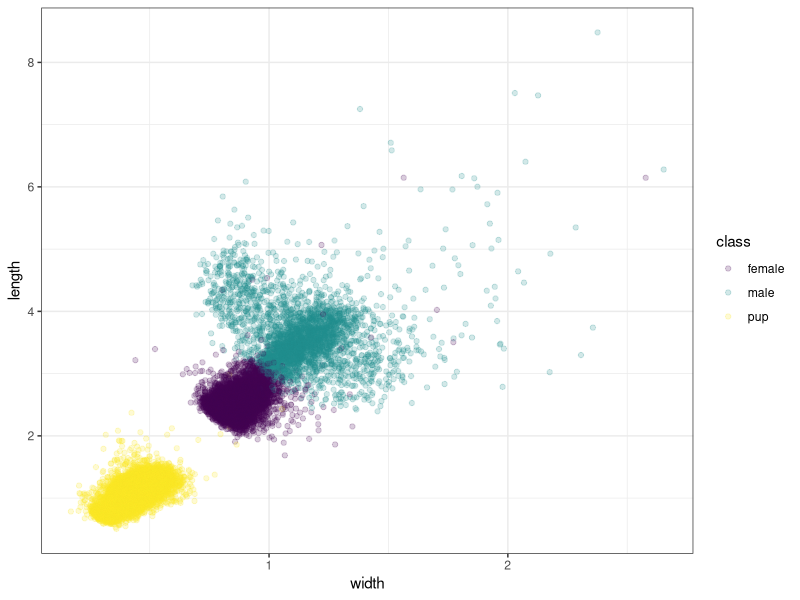
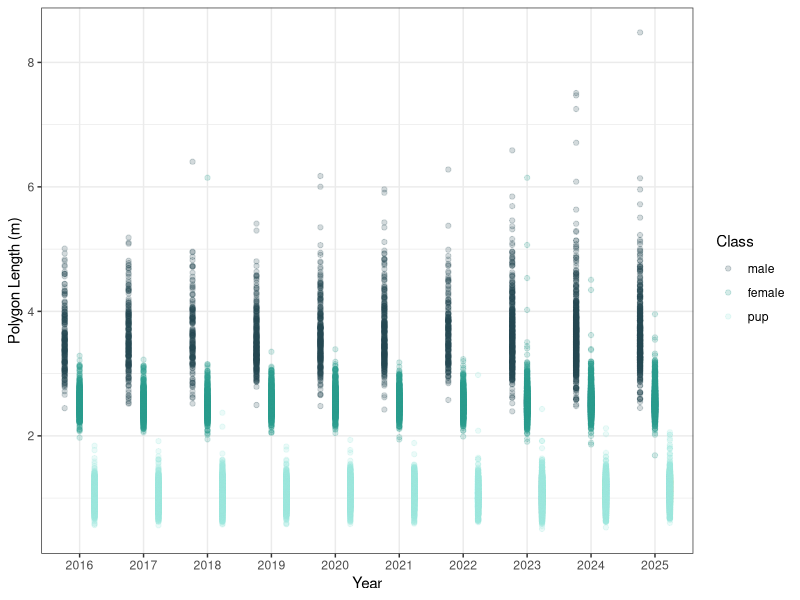

Recreate these plots in R, in order.
## ---- chunk 1
#| output: false
##Packages!!====================================================================
library(tidyverse)
library(here)

#the files======================================================================
drone=read_csv(here::here("data/raw/Universal Project Data/uasdata.csv"))
ocean=read_csv(here::here("data/raw/Universal Project Data/oce.indices.csv"))
procedure=read_csv(here::here("data/raw/ESEAL_FORAGING_2024_REVISED.v2.csv"))

skimr::skim(drone)
skimr::skim(ocean)
skimr::skim(procedure)
## ---- chunk 2
basic=ggplot(data=drone, mapping = aes(x = width , y = length))+
  geom_point(alpha=0.2, aes(color=class))+
  theme_bw()+
  scale_color_viridis_d()
basic
## ---- chunk 3
#lets change class and year to be factors for visualization purposes 
drone.cleanv1 <- drone %>%
  mutate(class.f = relevel(as.factor(class), 'male', 'female', 'pup' ), 
         year.f = relevel(as.factor(year), '2016', '2017', '2018', '2019', '2020', '2021', '2022', '2023', '2024', '2025'))

#save changes as a new csv
#write_csv(drone.cleanv1,"/data/cleaned/uascleanv1.csv" )
## ---- chunk 4
#color palette 
classpalette = c(
  "male" = "#264653", 
  "female" = "#2a9d8f", 
  "pup" = "#9fe9e0")

#the plot 
fun=ggplot(data=drone.cleanv1, mapping = aes(x = year.f , y = length, color=class.f))+
  geom_point(alpha = 0.2, position = position_dodge(width = 0.7)) +
  #facet_grid(class.f~.,switch='y')+
  theme_bw()+
  scale_color_manual(values = classpalette)+
  labs(y= "Polygon Length (m)", x= "Year", color="Class")
fun
## ---- chunk 5
#clean up: merged female dataset  ======================================================================
 #for comparisons/prediction work 

###splitting "date" into year/month/day columns ======================================================================
drone.2=drone.cleanv1 %>% 
  separate(date, into= c("year", "month", "day"),
           sep= "-", remove=FALSE)

procedure.2=procedure %>% 
  separate(DeployDate, into= c("DeployYear", "DeployMonth", "DeployDay"), 
           sep= "-", remove=FALSE) %>% 
  separate(RecoverDate, into= c("RecoverYear", "RecoverMonth", "RecoverDay"), 
           sep= "-", remove=FALSE)
## ---- chunk 6
####removing the wonky dates:  ======================================================================
procedure.2 <- procedure.2 %>%
  filter(!is.na(DeployYear), !is.na(RecoverYear))
## ---- chunk 7
###new date columns as numerics ======================================================================
#to fix filtering issues 

#as.numeric for drone
drone.2= drone.2 %>% 
  mutate(day = as.numeric(day), 
         month = as.numeric(month),
         year = as.numeric(year))
#as.numeric for procedure
procedure.2=procedure.2 %>% 
  mutate(DeployDay = as.numeric(DeployDay),
         RecoverDay = as.numeric(RecoverDay), 
         DeployMonth = as.numeric(DeployMonth),
         RecoverMonth = as.numeric(RecoverMonth), 
         DeployYear = as.numeric(DeployYear),
         RecoverYear = as.numeric(RecoverYear))
## ---- chunk 8
###filtering procedure.2 data  ======================================================================
#to the correct year and month ranges to better fit drone.2

procedure.3=procedure.2 %>% 
  #if year is between 2016-2025 for deploy OR recover years, keep it 
  filter(between(DeployYear, 2016, 2025)| between(RecoverYear, 2016, 2025)) %>% 
  #if MONTH is between 1-3 for deploy OR recover months, keep it 
  filter(between(DeployMonth, 1, 3)|between(RecoverMonth, 1, 3))
## ---- chunk 9
###pivoting procedure.3- one consolidated "date" ======================================================================
#splitting into new dataframes by collection type, renaming cleaning, and filtering properly 

deploy.1=procedure.3 %>% 
  dplyr::select(ID,TOPPID, DeployDate, DeployYear, DeployMonth, DeployDay, DeployMass, `Deploy SL`, DeployAdipose) %>% 
  rename(date=DeployDate, year=DeployYear, month=DeployMonth, day=DeployDay, 
         mass=DeployMass, std.length=`Deploy SL`, adipose=DeployAdipose) %>% 
  filter(between(year, 2016, 2025) & between(month, 1, 3)) %>% 
  mutate('collection type'= "deployment")

recover.1=procedure.3 %>% 
  dplyr::select(ID,TOPPID, RecoverDate, RecoverYear, RecoverMonth, RecoverDay, RecoverMass, `Recover SL`, RecoverAdipose ) %>% 
  rename(date=RecoverDate, year=RecoverYear, month=RecoverMonth, day=RecoverDay, 
         mass=RecoverMass, std.length=`Recover SL`, adipose=RecoverAdipose) %>%
  filter(between(year, 2016, 2025) & between(month, 1, 3)) %>%
  mutate('collection.type'= "recovery")

#cleaning drone data to filter to relevant information and follow a standard format 

drone.3=drone.2 %>% 
  dplyr::select(confidenc, date, year, month, day, class, length, width, area_m2,class.f, year.f) %>% 
  mutate(length=length*100) %>% 
  mutate('collection.type'= "drone")
